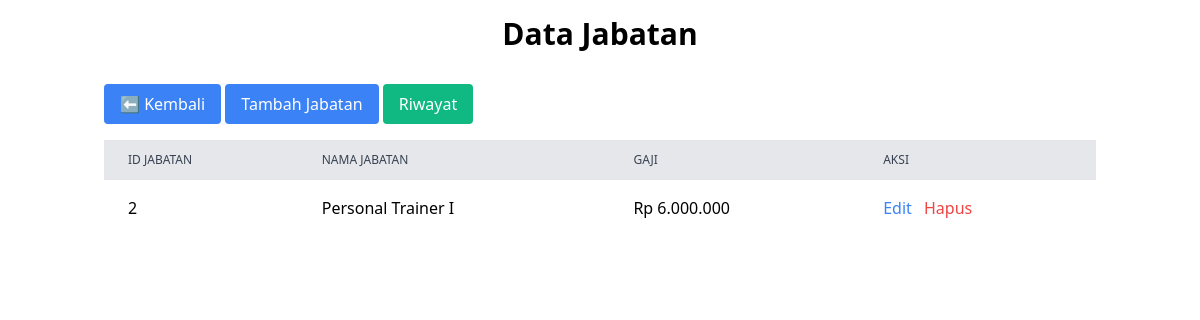
Page /pages/jabatan/jabatan.php on the committed database.
### tables this page shows
CREATE TABLE `jabatan` (
  `id_jabatan` int(11) NOT NULL,
  `nama_jabatan` varchar(100) NOT NULL,
  `gaji_pokok` decimal(10,2) NOT NULL
);

### pages/jabatan/jabatan.php (the view, shortened to what this page needs)
<?php
require_once '../../koneksi.php';
$query = "SELECT * FROM Jabatan";
$result = mysqli_query($koneksi, $query);
?>
<!DOCTYPE html>
<html lang="en">
<head>
    <link href="https://cdn.jsdelivr.net/npm/tailwindcss@2.2.19/dist/tailwind.min.css" rel="stylesheet">
</head>
<body>
    <div class="container mx-auto p-4">
        <h1 class="text-3xl font-bold text-center mb-8">Data Jabatan</h1>
        <a href="../../" class="bg-blue-500 text-white px-4 py-2 rounded mb-4 inline-block">⬅️ Kembali</a>
        <a href="tambah_jabatan.php" class="bg-blue-500 text-white px-4 py-2 rounded mb-4 inline-block">Tambah Jabatan</a>
        <a href="riwayat_gaji.php" class="bg-green-500 text-white px-4 py-2 rounded mb-4 inline-block">Riwayat</a>
        <table class="min-w-full">
            <thead class="bg-gray-200">
                <tr>
                    <th class="px-6 py-3 text-left text-xs font-medium text-gray-700 uppercase">ID Jabatan</th>
                    <th class="px-6 py-3 text-left text-xs font-medium text-gray-700 uppercase">Nama Jabatan</th>
                    <th class="px-6 py-3 text-left text-xs font-medium text-gray-700 uppercase">Gaji</th>
                    <th class="px-6 py-3 text-left text-xs font-medium text-gray-700 uppercase">Aksi</th>
                </tr>
            </thead>
            <tbody class="divide-y divide-gray-200">
                <?php while ($row = mysqli_fetch_assoc($result)): ?>
                <tr>
                    <td class="px-6 py-4"><?= $row['id_jabatan'] ?></td>
                    <td class="px-6 py-4"><?= $row['nama_jabatan'] ?></td>
                    <td class="px-6 py-4"><?= "Rp " . number_format($row['gaji_pokok'], 0, ',', '.') ?></td>
                    <td class="px-6 py-4">
                    <a href="edit_jabatan.php?id=<?= $row['id_jabatan'] ?>" class="text-blue-500 hover:text-blue-700 border-solid">Edit</a>
                    <a href="hapus_jabatan.php?id=<?= $row['id_jabatan'] ?>" class="text-red-500 hover:text-red-700 ml-2 border-solid" onclick="return confirm('Apakah Anda yakin?')">Hapus</a>
                    </td>
                </tr>
                <?php endwhile; ?>
            </tbody>
            </table>
    </body>

### rows in the picture
jabatan: id_jabatan "2", nama_jabatan "Personal Trainer I", gaji_pokok "6.000.000"
